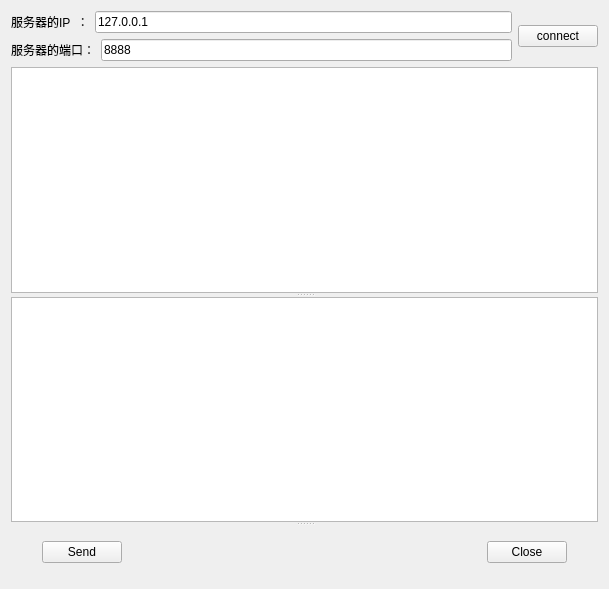
<?xml version="1.0" encoding="UTF-8"?>
<ui version="4.0">
 <class>Widget</class>
 <widget class="QWidget" name="Widget">
  <property name="geometry">
   <rect>
    <x>0</x>
    <y>0</y>
    <width>609</width>
    <height>589</height>
   </rect>
  </property>
  <property name="windowTitle">
   <string>Widget</string>
  </property>
  <layout class="QGridLayout" name="gridLayout">
   <item row="0" column="0">
    <layout class="QHBoxLayout" name="horizontalLayout_3">
     <item>
      <layout class="QVBoxLayout" name="verticalLayout">
       <item>
        <layout class="QHBoxLayout" name="horizontalLayout">
         <item>
          <widget class="QLabel" name="label">
           <property name="text">
            <string>服务器的IP  ：</string>
           </property>
          </widget>
         </item>
         <item>
          <widget class="QLineEdit" name="lineEdit">
           <property name="text">
            <string>127.0.0.1</string>
           </property>
          </widget>
         </item>
        </layout>
       </item>
       <item>
        <layout class="QHBoxLayout" name="horizontalLayout_2">
         <item>
          <widget class="QLabel" name="label_2">
           <property name="text">
            <string>服务器的端口：</string>
           </property>
          </widget>
         </item>
         <item>
          <widget class="QLineEdit" name="lineEdit_2">
           <property name="text">
            <string>8888</string>
           </property>
          </widget>
         </item>
        </layout>
       </item>
      </layout>
     </item>
     <item>
      <widget class="QPushButton" name="pushButton">
       <property name="text">
        <string>connect</string>
       </property>
      </widget>
     </item>
    </layout>
   </item>
   <item row="1" column="0">
    <widget class="QSplitter" name="splitter">
     <property name="orientation">
      <enum>Qt::Vertical</enum>
     </property>
     <widget class="QTextEdit" name="textEditRead">
      <property name="readOnly">
       <bool>true</bool>
      </property>
     </widget>
     <widget class="QTextEdit" name="textEditWrite"/>
     <widget class="QWidget" name="layoutWidget">
      <layout class="QHBoxLayout" name="horizontalLayout_4">
       <item>
        <spacer name="horizontalSpacer">
         <property name="orientation">
          <enum>Qt::Horizontal</enum>
         </property>
         <property name="sizeType">
          <enum>QSizePolicy::Maximum</enum>
         </property>
         <property name="sizeHint" stdset="0">
          <size>
           <width>20</width>
           <height>20</height>
          </size>
         </property>
        </spacer>
       </item>
       <item>
        <widget class="QPushButton" name="pushButton_2">
         <property name="text">
          <string>Send</string>
         </property>
        </widget>
       </item>
       <item>
        <spacer name="horizontalSpacer_2">
         <property name="orientation">
          <enum>Qt::Horizontal</enum>
         </property>
         <property name="sizeHint" stdset="0">
          <size>
           <width>40</width>
           <height>20</height>
          </size>
         </property>
        </spacer>
       </item>
       <item>
        <widget class="QPushButton" name="pushButton_3">
         <property name="text">
          <string>Close</string>
         </property>
        </widget>
       </item>
       <item>
        <spacer name="horizontalSpacer_3">
         <property name="orientation">
          <enum>Qt::Horizontal</enum>
         </property>
         <property name="sizeType">
          <enum>QSizePolicy::Maximum</enum>
         </property>
         <property name="sizeHint" stdset="0">
          <size>
           <width>20</width>
           <height>20</height>
          </size>
         </property>
        </spacer>
       </item>
      </layout>
     </widget>
    </widget>
   </item>
  </layout>
 </widget>
 <layoutdefault spacing="6" margin="11"/>
 <resources/>
 <connections/>
</ui>
